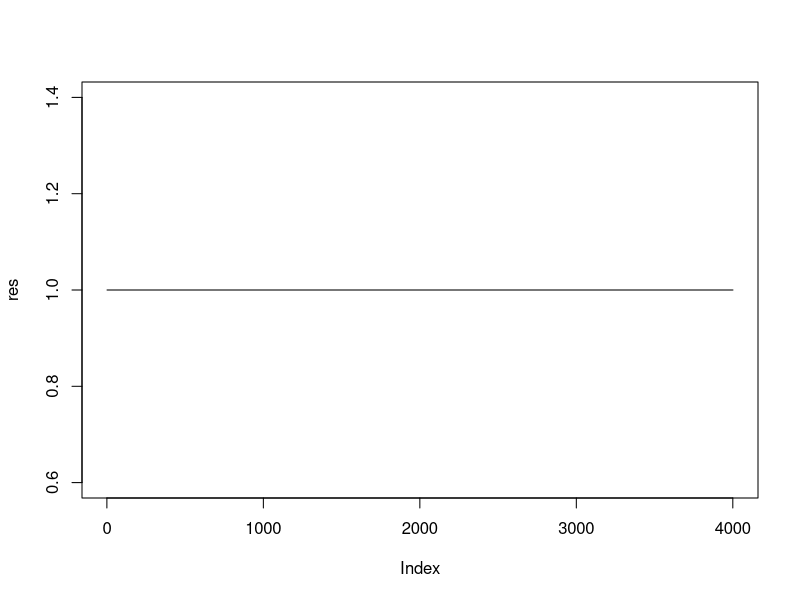

R code for this plot:
Solucion_Ecu_Dif <- function(valini=0, fun=0){
  np1 = length(fun)
  del1 = fun[2]-fun[1]
  funN = rep(0,np1)

  funN[1] = valini
  x1 = valini
  for (i in 2:np1){
    x2 = x1 + del1 * fun[i-1]
    funN[i] = x2
    x1 = x2
  }
  ret = funN
}

t1 = 0
t2 = 4
x0 = 1
del1 = .001

np1 = round((t2-t1)/del1 +1)

fun = rep(1,np1)

res = Solucion_Ecu_Dif(x0, fun)

plot(res, type='l')

